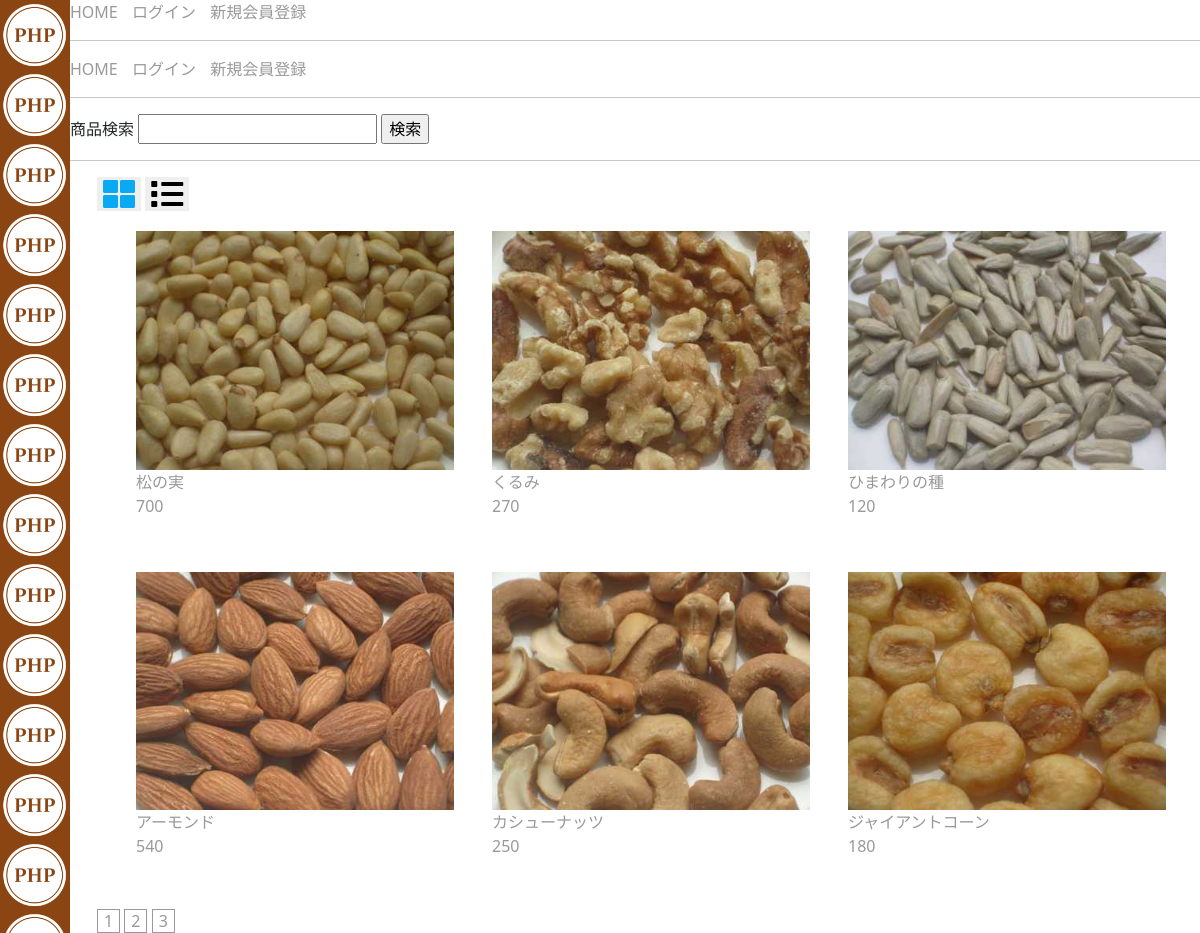
The page /publish/index.php on the database its author committed.
### tables this page shows
CREATE TABLE `product` (
  `id` int(11) NOT NULL AUTO_INCREMENT,
  `name` varchar(200) NOT NULL,
  `price` int(11) NOT NULL,
  `images` blob,
  PRIMARY KEY (`id`)
);

### publish/index.php (called while the page is built, shortened)
<?php require '../header.php'; ?>
<?php require '../menu.php'; ?>
<?php require 'product.php'; ?>
<?php require '../footer.php'; ?>

### publish/product.php (the view, shortened to what this page needs)
<link href="https://cdn.jsdelivr.net/npm/bootstrap@5.0.2/dist/css/bootstrap.min.css" rel="stylesheet">
<link rel ="stylesheet" href="https://cdnjs.cloudflare.com/ajax/libs/font-awesome/5.11.2/css/all.css">
<?php require '../header.php'; ?>
<?php require '../menu.php'; ?>
<?php require '../connect.php'; ?>
<form action="product.php" method="post">
商品検索
	<input type="text" name="keyword">
	<input type="submit" value="検索">
</form>
<hr>
<article class="container">
	<button class="fas fa-th-large" style="color: #09aaf3;font-size: 2em;"></button>
	<button class="fas fa-list" style="font-size: 2em;"></button>
	<ul class="row">
<?php
$item_count = 6 ;
if(isset($_REQUEST['page'])){
	$current_page = ($_REQUEST['page'] - 1) * $item_count ;
}else{
	$current_page = 0 ;
}
if (isset($_REQUEST['keyword'])) {
	$sql=$pdo->prepare('select * from product where name like ?');
	$sql->execute(['%'.$_REQUEST['keyword'].'%']);
} else {
$sql=$pdo->prepare(
	"SELECT * from product LIMIT ? , $item_count"
);
$sql->execute([$current_page]);
}
foreach ($sql as $row) {
	$id=$row['id'];
?>
	<li class="product col-4" >
		<?php
	if( file_exists("image/$row[id].jpg")){
?>
		<img class="" src="image/<?=$id?>.jpg">
<?php
	}
?>
		<p>
		   <a href="detail.php?id=<?=$id?>">
		   	<span><?=$row['name']?></span>
		   	<br><span><?=$row['price']?></span>
	    </a>
	</p>
</li>
<?php } ?>
</ul>
<?php
		$sql =	$pdo->query(
			"SELECT count(*) as ct FROM product");
		$count = $sql->fetch() ;
		$count = ceil($count['ct'] / $item_count);
		for( $i=1 ;$i <= $count ; $i++ ){
?>
 	<a class="pg" href="./?page=<?= $i ?>"><?= $i ?></a>
<?php } ?>
</article>
<?php
 require '../footer.php'; ?>

### header.php (shortened to what this page needs)
<!DOCTYPE html>
<html>
<head>
<link rel="stylesheet" href="../style.css">
<link rel="stylesheet" href="style.css">
</head>
<body>

### menu.php (shortened to what this page needs)
<a href="product.php">HOME</a>
<?php
  if (isset($_SESSION['customer'])) {
?>
<a href="favorite-show.php">お気に入り</a>
<a href="history.php">購入履歴</a>
<a href="cart-show.php">カート</a>
<a href="purchase-input.php">購入</a>
<a href="logout-input.php">ログアウト</a>
<a href="customer-input.php">会員情報変更</a>
<?php }else{
   ?>
<a href="login-input.php">ログイン</a>
<a href="newcustomer-input.php">新規会員登録</a>
<?php } ?>
<hr>

### footer.php
</body>
</html>

### style.css (style rules this page uses)
body { background-color: white; background-image: url(logo.png); background-size: 70px 70px; background-repeat: repeat-y; padding-left: 70px; }
.container { max-width: 1100px;margin: auto; }
.row { display: flex; }

### publish/style.css (style rules this page uses)
a { padding-right: 10px; }

### publish/product.php (style rules this page uses)
ul.row { list-style: none; }
img { width: 100%;height: auto; }
button { border: none }
li.product { padding: 19px; }
a { color: #999; text-decoration: none }
a.pg { border: solid 1px; padding: 0 6px; }

### rows shown on the page
product: shows a picture, name "松の実", price "700"
product: shows a picture, name "くるみ", price "270"
product: shows a picture, name "ひまわりの種", price "120"
product: shows a picture, name "アーモンド", price "540"
product: shows a picture, name "カシューナッツ", price "250"
product: shows a picture, name "ジャイアントコーン", price "180"
